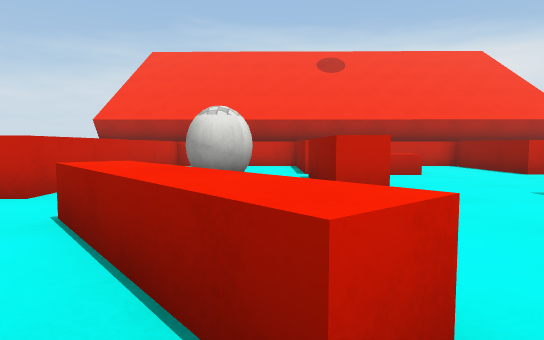
[1] (above)

20 first-person views from a walk through a Unity game level. The camera is 0.72 m above the floor, tilts 4° down and sees 75° across. The floor is counted in squares, 1 m on a side. Each view is taken from the middle of a square. On the plan, view 1 faces up. The plan holds only what a view shows up to about 11 squares ahead; the rest is blank. The place goes on beyond the plan. The player is left out. Surface patterns are stand-ins for the level's own textures.

[2]
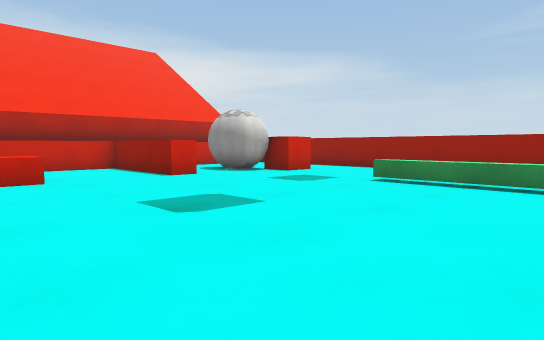

[3]
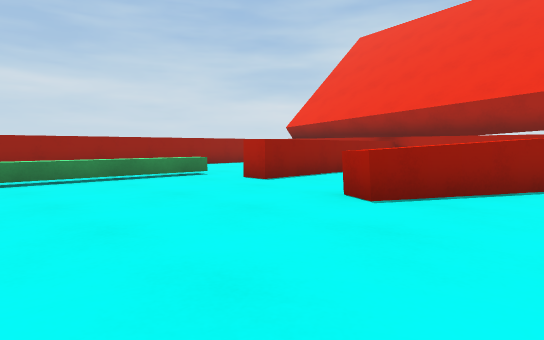

[4]
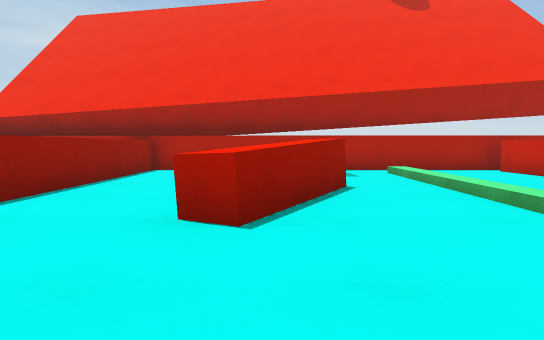

[5]
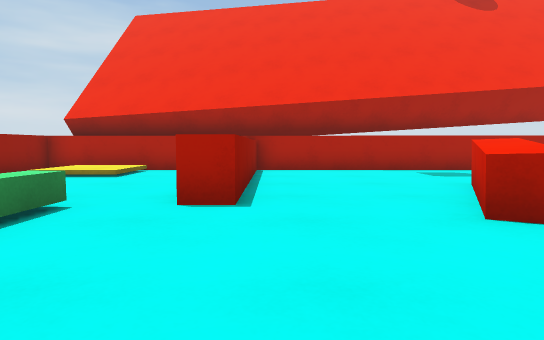

[6]
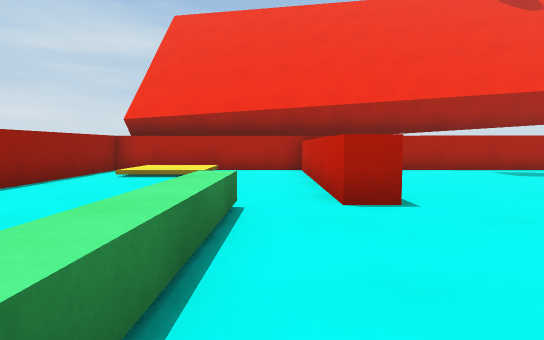

[7]
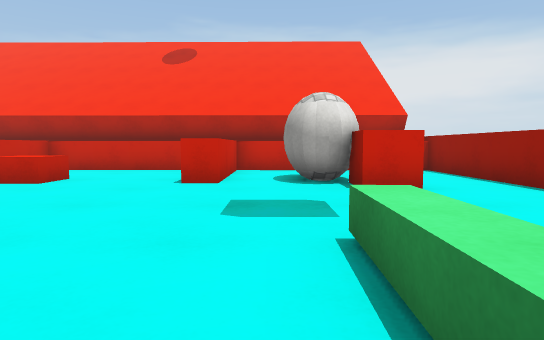

[8]
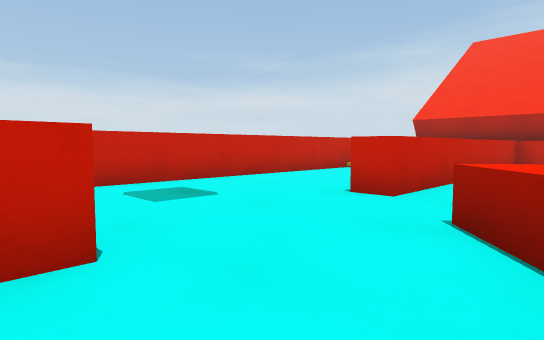

[9]
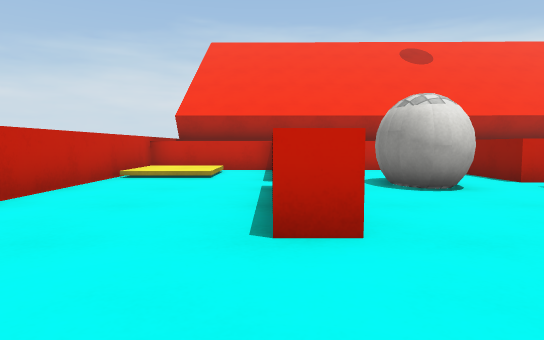

[10]
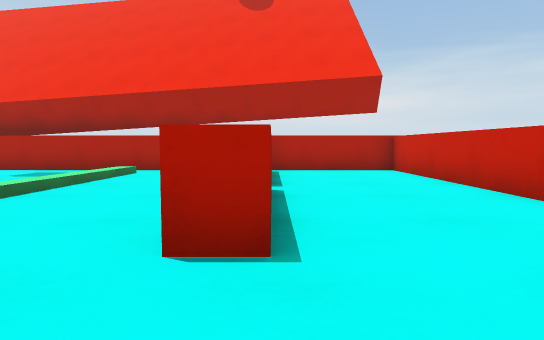

[11]
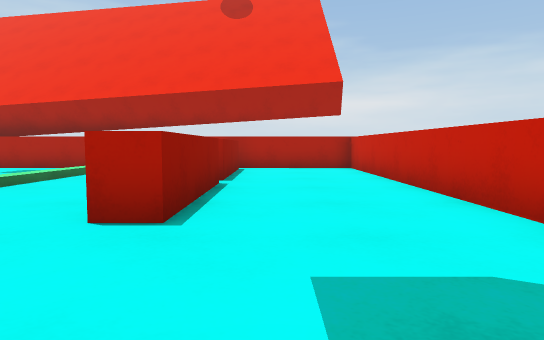

[12]
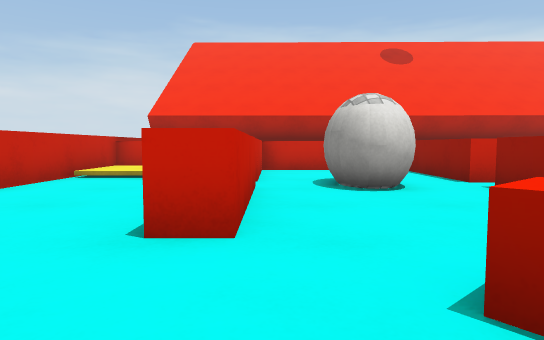

[13]
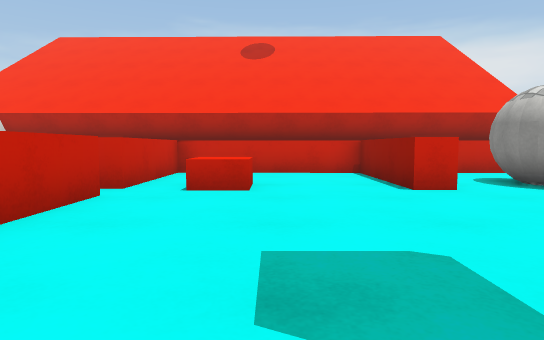

[14]
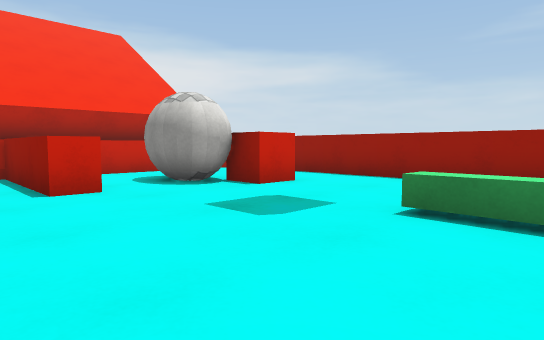

[15]
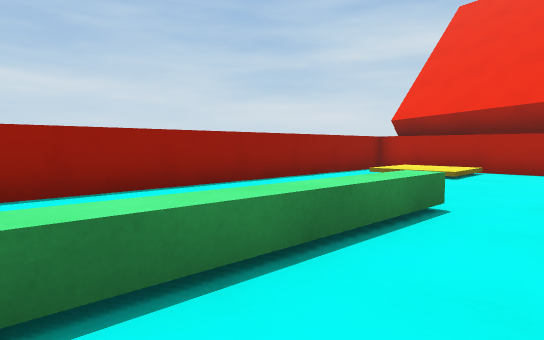

[16]
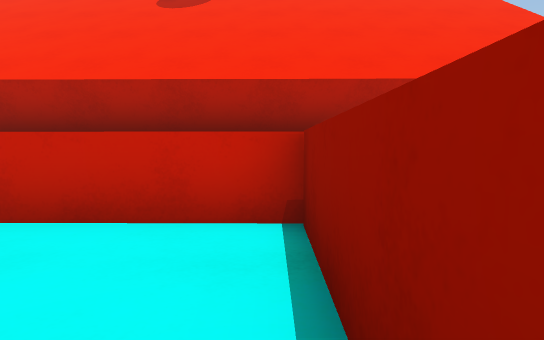

[17]
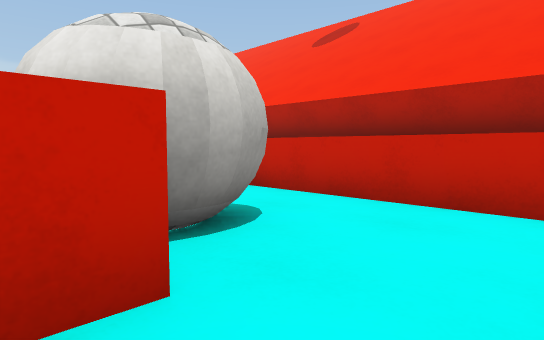

[18]
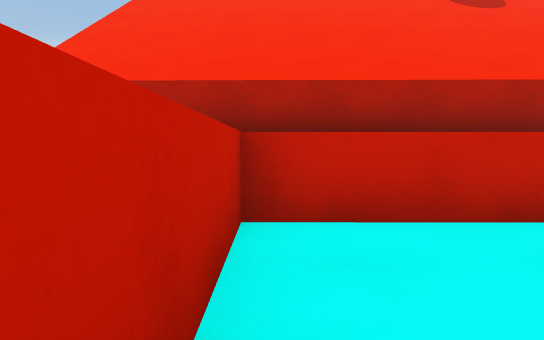

[19]
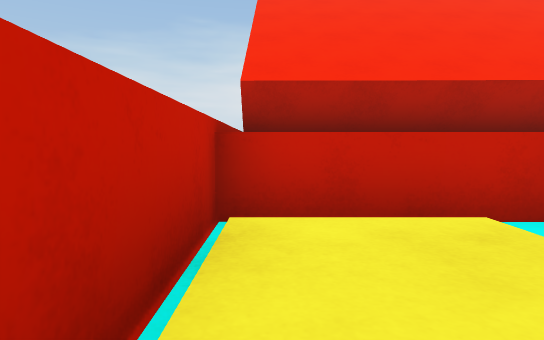

[20]
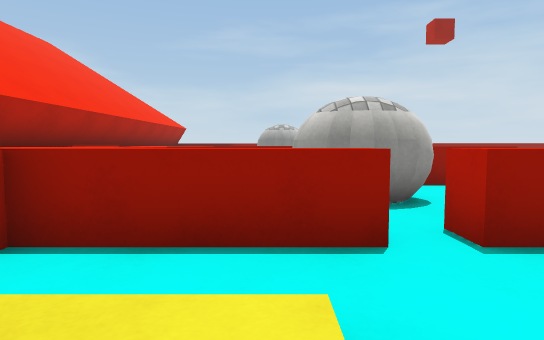

### Floor plan
Key: @ floor where view 1 was taken; # wall or solid block; x gap in a wall; . main floor; : floor 0.15 m higher than the main floor; / step, stairs or slope; = window, fence, low wall or low ledge; ^ raised ledge; O other object.
Columns run from 8 left of view 1 to 13 right of it. Each row starts with its distance up from view 1.
 15   ^^^^^^^^^^^#######
 14 ^      ^^
 13 ^^^^ ^^^^ ^
 12 #...^....^.^^^^^^^^^^#
 11 #::.^....^.....^.....#
 10 #::.^....^.....^x##..#
  9 #...^.##.^.O...^.#O..#
  8 #...^.##.^........O..#
  7 #...^....^...........#
  6 #...^....^...........#
  5 #...^... ^.......... #
  4 #.....=. ........^   #
  3 #.....^^ ........^   #
  2 #......^^........^  .#
  1 #.......^........^  .#
  0 #...^...@..#.....^...#
 -1 #...^.../..^.....^...#
 -2 #...^ ../.^^...^.....#
 -3 #.... ../.^....^.....#
 -4 #...^.../......^.....#
 -5 #...^.../......^..//.#
 -6 #...^.../......^..::.#
 -7 #####..........^..//.#
 -8     #################

Where each view was taken, in squares from view 1:
view 1: 0 up, 0 right, facing up
view 2: 1 up, 2 right, facing up-right
view 3: 4 up, 1 right, facing down-right
view 4: 3 up, 3 right, facing down
view 5: 3 up, 6 right, facing down
view 6: 3 up, 8 right, facing down
view 7: 2 up, 8 right, facing up
view 8: 0 up, 1 left, facing up-left
view 9: 2 up, 4 left, facing up
view 10: 3 up, 4 left, facing down
view 11: 4 up, 5 left, facing down
view 12: 2 up, 3 left, facing up
view 13: 3 up, 4 right, facing up
view 14: 3 up, 5 right, facing up-right
view 15: 3 up, 7 right, facing down-right
view 16: 9 up, 6 right, facing up
view 17: 8 up, 12 right, facing up-left
view 18: 9 up, 3 left, facing up
view 19: 9 up, 7 left, facing up
view 20: 10 up, 7 left, facing right
